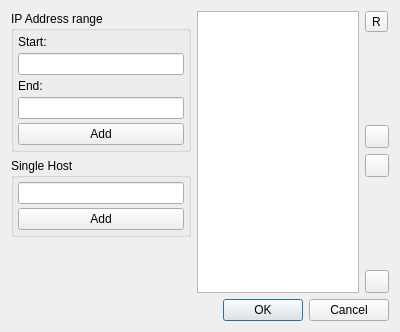
<?xml version="1.0" encoding="UTF-8"?>
<ui version="4.0">
 <class>mbClientDialogScannerHost</class>
 <widget class="QDialog" name="mbClientDialogScannerHost">
  <property name="geometry">
   <rect>
    <x>0</x>
    <y>0</y>
    <width>400</width>
    <height>332</height>
   </rect>
  </property>
  <property name="windowTitle">
   <string>Dialog</string>
  </property>
  <layout class="QVBoxLayout" name="verticalLayout_5">
   <item>
    <layout class="QHBoxLayout" name="horizontalLayout">
     <item>
      <layout class="QVBoxLayout" name="verticalLayout_4">
       <item>
        <widget class="QGroupBox" name="groupBox">
         <property name="minimumSize">
          <size>
           <width>180</width>
           <height>0</height>
          </size>
         </property>
         <property name="title">
          <string>IP Address range</string>
         </property>
         <layout class="QVBoxLayout" name="verticalLayout_3">
          <property name="spacing">
           <number>4</number>
          </property>
          <property name="leftMargin">
           <number>4</number>
          </property>
          <property name="topMargin">
           <number>4</number>
          </property>
          <property name="rightMargin">
           <number>4</number>
          </property>
          <property name="bottomMargin">
           <number>4</number>
          </property>
          <item>
           <widget class="QLabel" name="label">
            <property name="text">
             <string>Start:</string>
            </property>
           </widget>
          </item>
          <item>
           <widget class="QLineEdit" name="lnIPAddrStart"/>
          </item>
          <item>
           <widget class="QLabel" name="label_2">
            <property name="text">
             <string>End:</string>
            </property>
           </widget>
          </item>
          <item>
           <widget class="QLineEdit" name="lnIPAddrEnd"/>
          </item>
          <item>
           <widget class="QPushButton" name="btnAddRange">
            <property name="text">
             <string>Add</string>
            </property>
           </widget>
          </item>
         </layout>
        </widget>
       </item>
       <item>
        <widget class="QGroupBox" name="groupBox_2">
         <property name="minimumSize">
          <size>
           <width>180</width>
           <height>0</height>
          </size>
         </property>
         <property name="title">
          <string>Single Host</string>
         </property>
         <layout class="QVBoxLayout" name="verticalLayout_2">
          <property name="spacing">
           <number>4</number>
          </property>
          <property name="leftMargin">
           <number>4</number>
          </property>
          <property name="topMargin">
           <number>4</number>
          </property>
          <property name="rightMargin">
           <number>4</number>
          </property>
          <property name="bottomMargin">
           <number>4</number>
          </property>
          <item>
           <widget class="QLineEdit" name="lnSingleHost"/>
          </item>
          <item>
           <widget class="QPushButton" name="btnAddSingle">
            <property name="text">
             <string>Add</string>
            </property>
           </widget>
          </item>
         </layout>
        </widget>
       </item>
       <item>
        <spacer name="verticalSpacer_3">
         <property name="orientation">
          <enum>Qt::Vertical</enum>
         </property>
         <property name="sizeHint" stdset="0">
          <size>
           <width>20</width>
           <height>40</height>
          </size>
         </property>
        </spacer>
       </item>
      </layout>
     </item>
     <item>
      <widget class="QListWidget" name="lsCurrent"/>
     </item>
     <item>
      <layout class="QVBoxLayout" name="verticalLayout">
       <item>
        <widget class="QToolButton" name="btnRemove">
         <property name="text">
          <string>R</string>
         </property>
         <property name="icon">
          <iconset resource="../../../core/gui/core_rsc.qrc">
           <normaloff>:/core/icons/remove.png</normaloff>:/core/icons/remove.png</iconset>
         </property>
        </widget>
       </item>
       <item>
        <spacer name="verticalSpacer">
         <property name="orientation">
          <enum>Qt::Vertical</enum>
         </property>
         <property name="sizeHint" stdset="0">
          <size>
           <width>20</width>
           <height>40</height>
          </size>
         </property>
        </spacer>
       </item>
       <item>
        <widget class="QToolButton" name="btnUp">
         <property name="text">
          <string/>
         </property>
         <property name="icon">
          <iconset resource="../../../core/gui/core_rsc.qrc">
           <normaloff>:/core/icons/arrow_up.png</normaloff>:/core/icons/arrow_up.png</iconset>
         </property>
        </widget>
       </item>
       <item>
        <widget class="QToolButton" name="btnDown">
         <property name="text">
          <string/>
         </property>
         <property name="icon">
          <iconset resource="../../../core/gui/core_rsc.qrc">
           <normaloff>:/core/icons/arrow_down.png</normaloff>:/core/icons/arrow_down.png</iconset>
         </property>
        </widget>
       </item>
       <item>
        <spacer name="verticalSpacer_2">
         <property name="orientation">
          <enum>Qt::Vertical</enum>
         </property>
         <property name="sizeHint" stdset="0">
          <size>
           <width>20</width>
           <height>40</height>
          </size>
         </property>
        </spacer>
       </item>
       <item>
        <widget class="QToolButton" name="btnClear">
         <property name="text">
          <string/>
         </property>
         <property name="icon">
          <iconset resource="../../../core/gui/core_rsc.qrc">
           <normaloff>:/core/icons/clear.png</normaloff>:/core/icons/clear.png</iconset>
         </property>
        </widget>
       </item>
      </layout>
     </item>
    </layout>
   </item>
   <item>
    <widget class="QDialogButtonBox" name="buttonBox">
     <property name="orientation">
      <enum>Qt::Horizontal</enum>
     </property>
     <property name="standardButtons">
      <set>QDialogButtonBox::Cancel|QDialogButtonBox::Ok</set>
     </property>
    </widget>
   </item>
  </layout>
 </widget>
 <resources>
  <include location="../../../core/gui/core_rsc.qrc"/>
 </resources>
 <connections/>
</ui>
